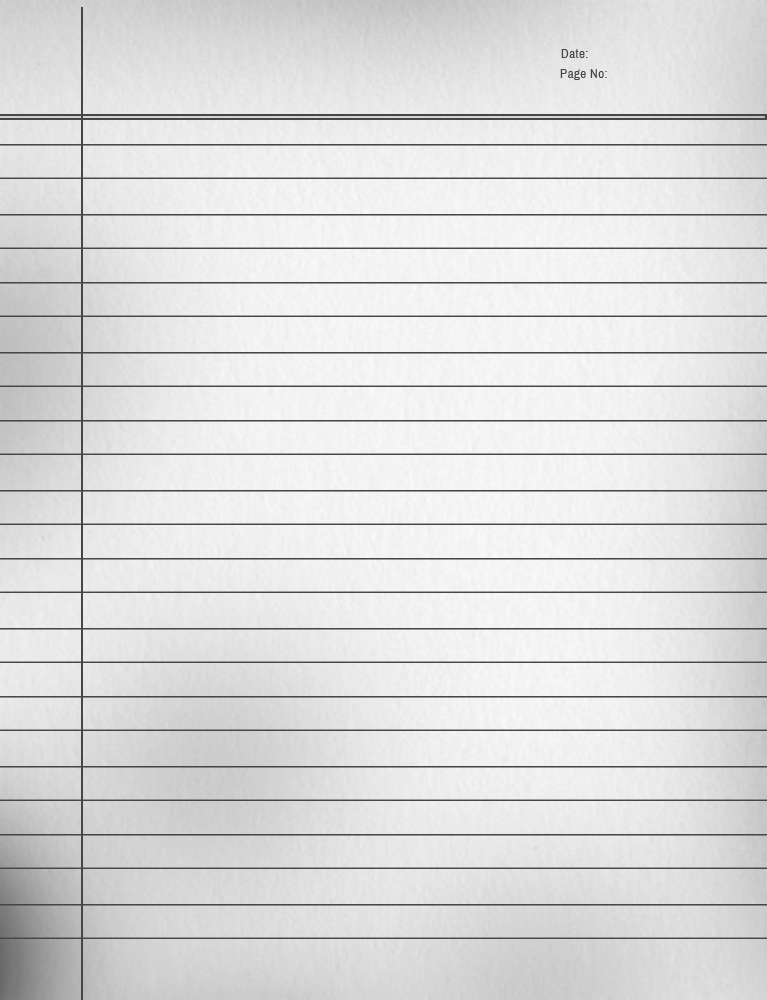
#> input picture lined_paper.png, 767 x 1000 px
$ python 'Writer Text.py'
#> lines starting #> are read from the running program, lines starting #| are printed output that depends on the picture
import numpy as np
from PIL import Image, ImageDraw, ImageFont, ImageFilter
import textwrap
import random

# --- CONFIGURATION ---
# File paths (ensure these files are in the same folder as the script)
INPUT_TEXT_PATH = 'input.txt'
LINED_PAPER_PATH = 'lined_paper.png'
FONT_PATH = 'PremiumUltra7.ttf'
# OUTPUT_PATH is now generated automatically (e.g., output_1.png, output_2.png)

# Text rendering settings
# These may need tweaking based on your lined_paper.png and font size
FONT_SIZE = 30
LEFT_MARGIN = 85
RIGHT_MARGIN = -20 # New setting for the right margin

TOP_MARGIN = 146
BOTTOM_MARGIN = 80 # How much space to leave at the bottom
LINE_SPACING = 34.7
INK_COLOR = (28, 52, 98, 240) # A slightly transparent dark blue ink

# Effect settings
NOISE_INTENSITY = 0.01 # How much grain to add (0 to 1)

def add_scanned_noise(image, intensity):
    """Overlays monochrome noise to simulate scanner grain."""
    if intensity <= 0:
        return image

    # Create a random noise array
    noise = np.random.rand(image.height, image.width) * intensity

    # Convert image to numpy array and normalize to 0-1
    img_array = np.array(image) / 255.0

    # Add noise to each channel
    for i in range(3): # R, G, B channels
        img_array[:, :, i] = (img_array[:, :, i] + noise).clip(0, 1)

    # Convert back to a displayable image format
    noisy_image = Image.fromarray((img_array * 255).astype(np.uint8))

    # Add a final subtle blur to blend the noise
    return noisy_image.filter(ImageFilter.GaussianBlur(radius=0.5))


def main():
    """Main function to generate the handwritten paper image(s)."""
    print("Starting process...")

    # --- 1. Load Assets ---
    try:
        with open(INPUT_TEXT_PATH, 'r', encoding='utf-8') as f:
#> (reads input.txt from the repository)
            text_content = f.read()
        print(f"Successfully read text from '{INPUT_TEXT_PATH}'.")
    except FileNotFoundError:
        print(f"Error: Could not find '{INPUT_TEXT_PATH}'. Please create it.")
        return

    try:
        # Load a template of the paper to be copied for each new page
        paper_template = Image.open(LINED_PAPER_PATH).convert("RGBA")
        print(f"Successfully loaded background image '{LINED_PAPER_PATH}'.")
    except FileNotFoundError:
        print(f"Error: Could not find '{LINED_PAPER_PATH}'. Please add it to the folder.")
        return

    try:
        font = ImageFont.truetype(FONT_PATH, FONT_SIZE)
        print(f"Successfully loaded font '{FONT_PATH}'.")
    except IOError:
        print(f"Error: Could not load font '{FONT_PATH}'. Please add it to the folder.")
        return

    # --- 2. Prepare All Lines for Rendering ---
    paper_width, paper_height = paper_template.size
#> paper_width = 767; paper_height = 1000
    avg_char_width = font.getlength("a")
    # Calculate printable width using both left and right margins
    printable_width = paper_width - LEFT_MARGIN - RIGHT_MARGIN
#> printable_width = 702
    # Ensure chars_per_line is at least 1 to avoid errors with textwrap
    chars_per_line = max(1, int(printable_width / avg_char_width))
#> chars_per_line = 55

    all_lines = []
    paragraphs = text_content.split('\n')
    for paragraph in paragraphs:
        if not paragraph.strip():
            # Add a blank line to represent a paragraph break's extra spacing
            all_lines.append("")
        else:
            wrapped_lines = textwrap.wrap(paragraph, width=chars_per_line, replace_whitespace=False)
            all_lines.extend(wrapped_lines)

    # --- 3. Paginate and Render ---
    page_number = 1
    lines_processed = 0

    while lines_processed < len(all_lines):
        # Create a fresh copy of the paper for the new page
        current_page_image = paper_template.copy()
        draw = ImageDraw.Draw(current_page_image)
        y_position = TOP_MARGIN

        print(f"Writing page {page_number}...")

        # Render lines until the page is full or all lines are drawn
        while y_position < (paper_height - BOTTOM_MARGIN) and lines_processed < len(all_lines):
            line = all_lines[lines_processed]

            # The blank line for a paragraph break results in a double space
            if line.strip():
                # Add a slight random horizontal jitter for a more natural look
                x_jitter = random.randint(-2, 2)
                draw.text(
                    (LEFT_MARGIN + x_jitter, y_position),
                    line,
                    font=font,
                    fill=INK_COLOR
                )

            y_position += LINE_SPACING
            lines_processed += 1

        print(f"Page {page_number} has been written.")

        # --- 4. Apply Effects ---
        # Convert to RGB for effects that don't support alpha channels well
        image_with_text = current_page_image.convert("RGB")

        print("Applying scanned noise effect...")
        final_image = add_scanned_noise(image_with_text, NOISE_INTENSITY)

        # --- 5. Save Output ---
        output_filename = f"output_{page_number}.png"
        final_image.save(output_filename)
        print(f"Page {page_number} saved to '{output_filename}'.")

        page_number += 1
#> this loop made 16 passes
#> pass 1, in main, `image_with_text = current_page_image.convert("RGB")`:
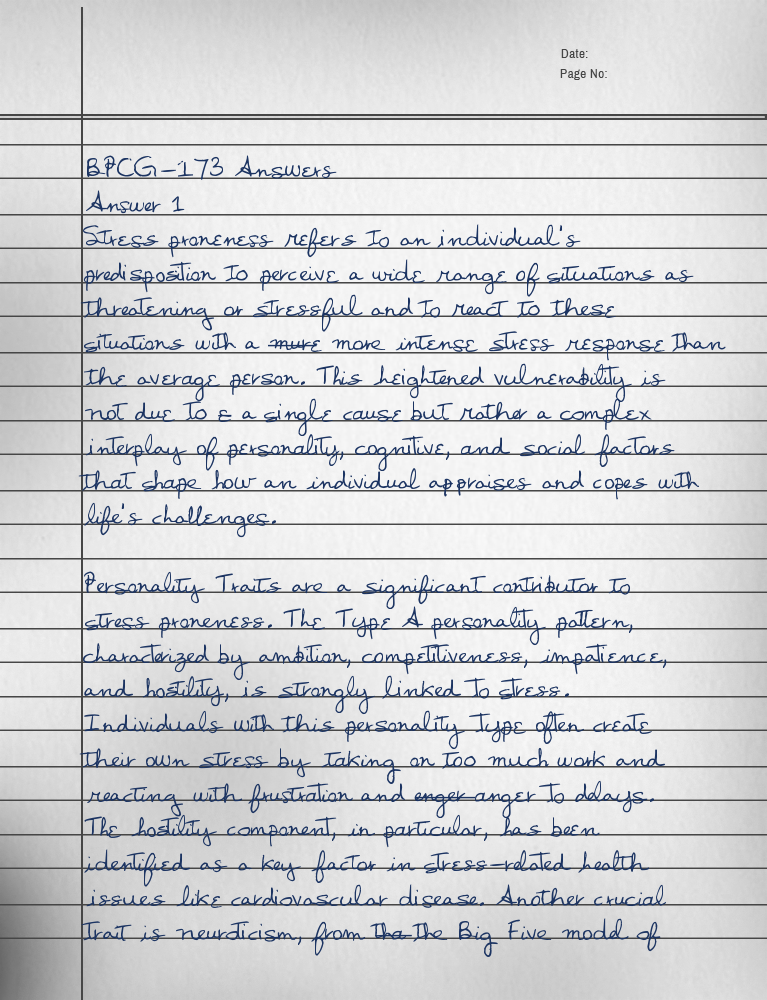
#> image_with_text: PIL image 767x1000 RGB; mean R, G, B 210.9, 212.1, 214.5
#> after the loop:
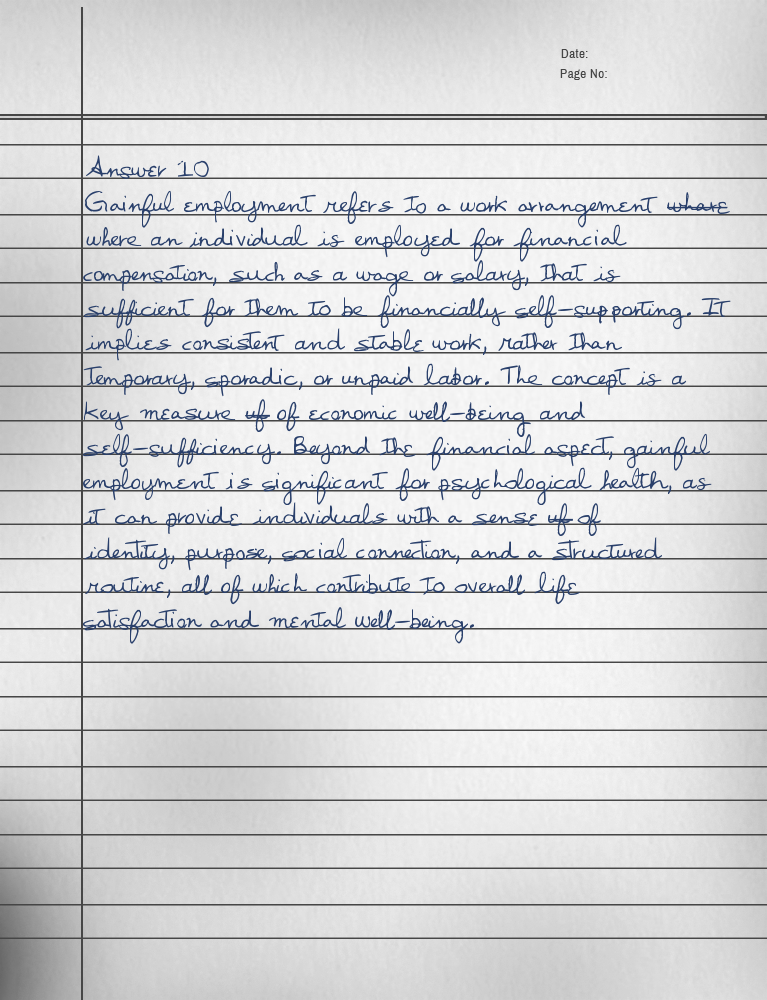
#> current_page_image: PIL image 767x1000 RGBA; mean R, G, B, A 213.8, 214.6, 216.2, 254.5; transparent parts drawn white
#> after the loop, lines_processed = 359; page_number = 17

    if page_number == 1 and not all_lines:
        print("Warning: No text was found in input.txt. No output file was created.")
    else:
        print("All pages have been generated successfully.")


if __name__ == '__main__':
    main()
